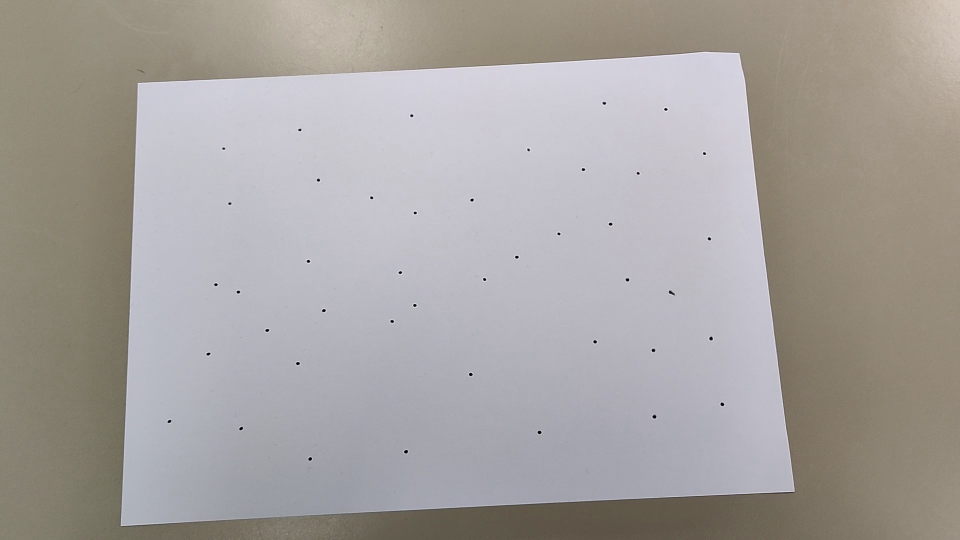
#> input picture imagenes/puntos_0365.jpg, 1920 x 1080 px, found by its file name (shown at 1/2 size)
$ python canny_alpha.py
#> lines starting #> are read from the running program, lines starting #| are printed output that depends on the picture; after the words box and inside, x2 and y2 are one past the last pixel; in counts of white or black regions, pixels touching at a corner belong together
import cv2
import numpy as np

lista_areas = []

img = cv2.imread('/home/ptrenchs/Escritorio/TFM/imagenes/puntos_0365.jpg')
#> img is the input picture: shape (1080, 1920, 3); mean B, G, R 159.6, 162.3, 166.5
filas,columnas,calnales = img.shape
#> filas = 1080; columnas = 1920; calnales = 3
# img = cv2.resize(img, (columnas * 2, filas * 2))
img = cv2.blur(img, (5,5))

# Aplicando Canny
for i in range(2):
    for j in range(2):
        canny = cv2.Canny(img, 50 * (i + 1), 50 * (j + 1))
        cv2.imshow(f'Canny threshold1 {50 * (i + 1)} and threshold2 {50 * (j + 1)}', cv2.resize(canny, (columnas // 2, filas // 2)))
#> this loop made 2 passes
#> pass 1, `cv2.imshow(f'Canny threshold1 {50 * (i + 1)} and threshold2 {50 * (j +..`:
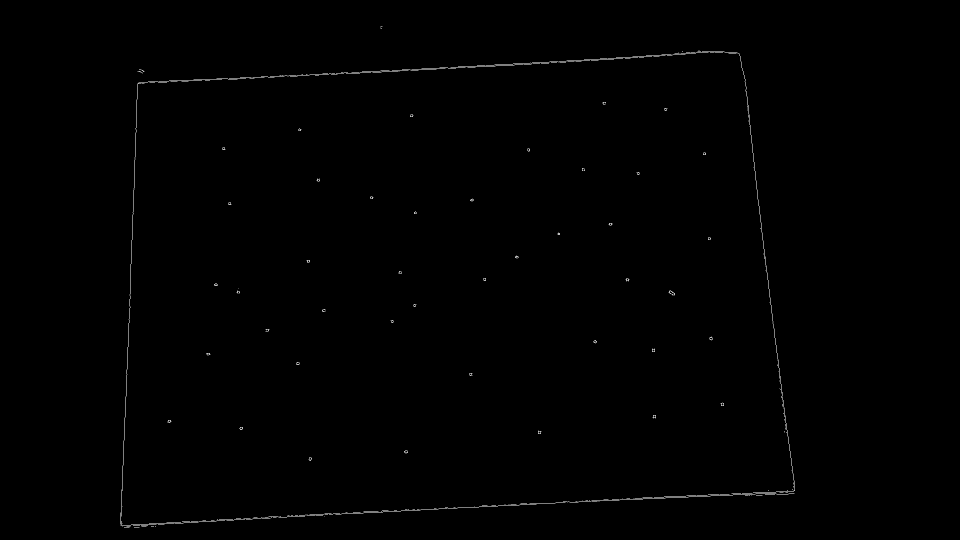
#> window 'Canny threshold1 50 and thresh': shape (540, 960); min 0, max 191, mean 0.9
#> after the loop:
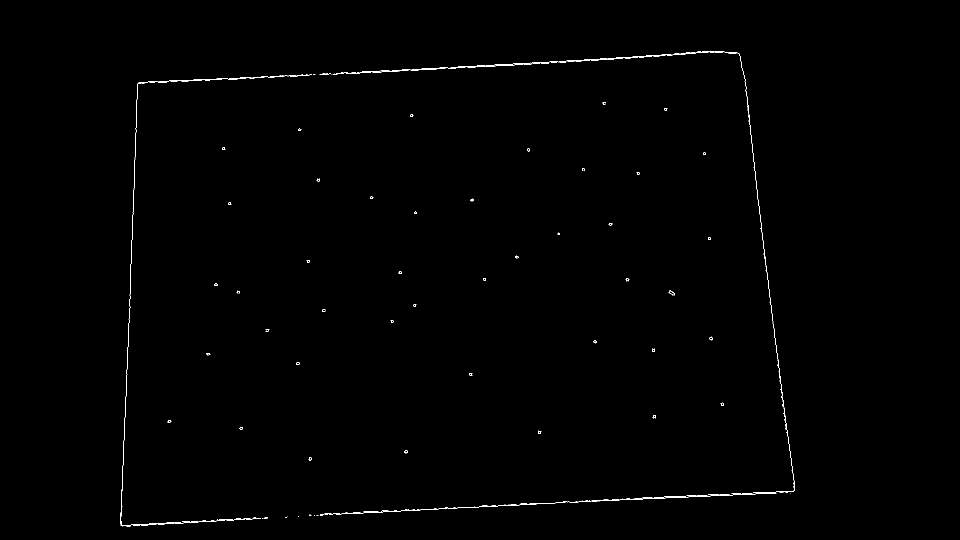
#> canny: shape (1080, 1920) (shown at 1/2 size); 0.32% white in thin lines or dots, all inside (x1, y1, x2, y2) = (240, 102, 1590, 1054)

cv2.waitKey(0)
cv2.destroyAllWindows()

$ run again, with imagenes/35B70AR30OR_2_def_281.png saved as imagenes/puntos_0365.jpg
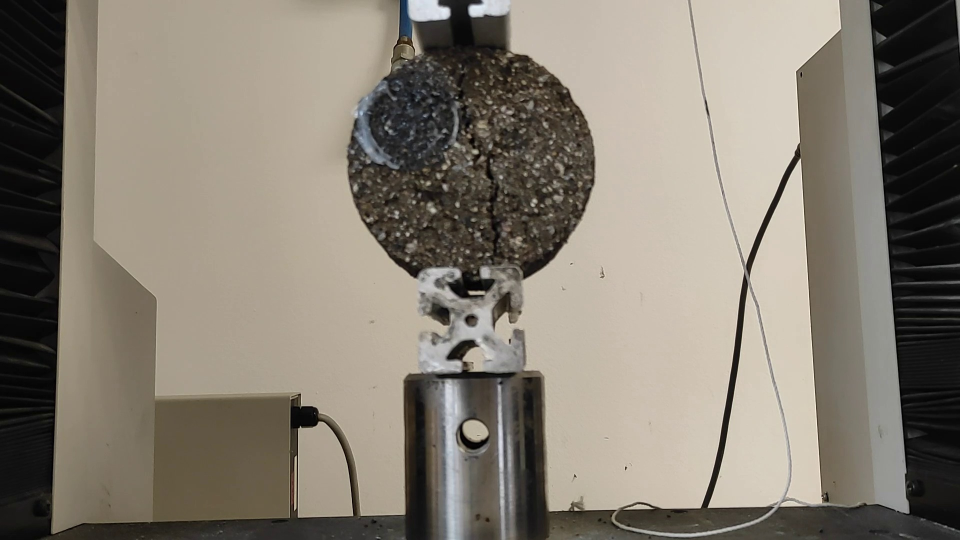
#> input picture imagenes/35B70AR30OR_2_def_281.png, 1920 x 1080 px, found by its file name (shown at 1/2 size)
#> img is the input picture: shape (1080, 1920, 3); mean B, G, R 113.3, 124.8, 132.2
#> the loop `for i in range(2):` made 2 passes
#> pass 1, `cv2.imshow(f'Canny threshold1 {50 * (i + 1)} and threshold2 {50 * (j +..`:
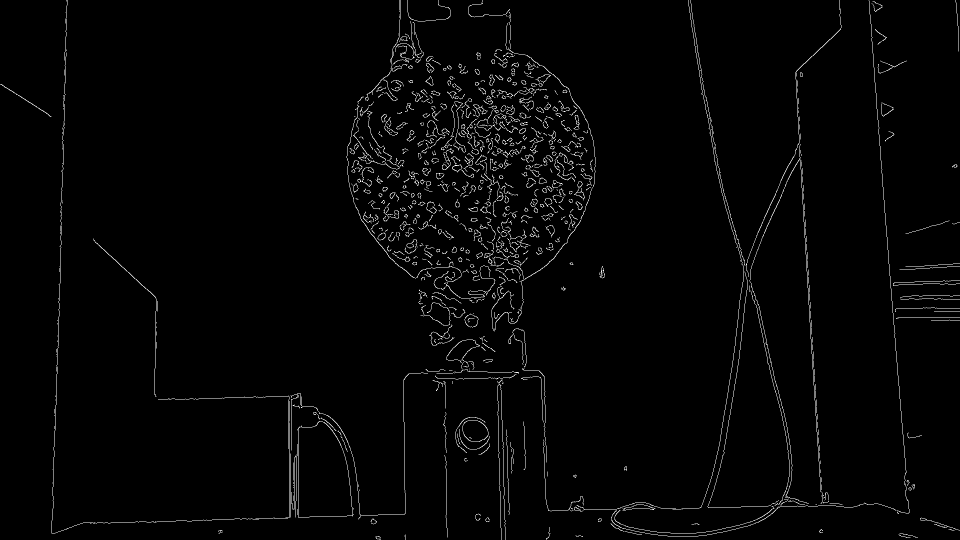
#> window 'Canny threshold1 50 and thresh': shape (540, 960); min 0, max 255, mean 5
#> after the loop `for i in range(2):`:
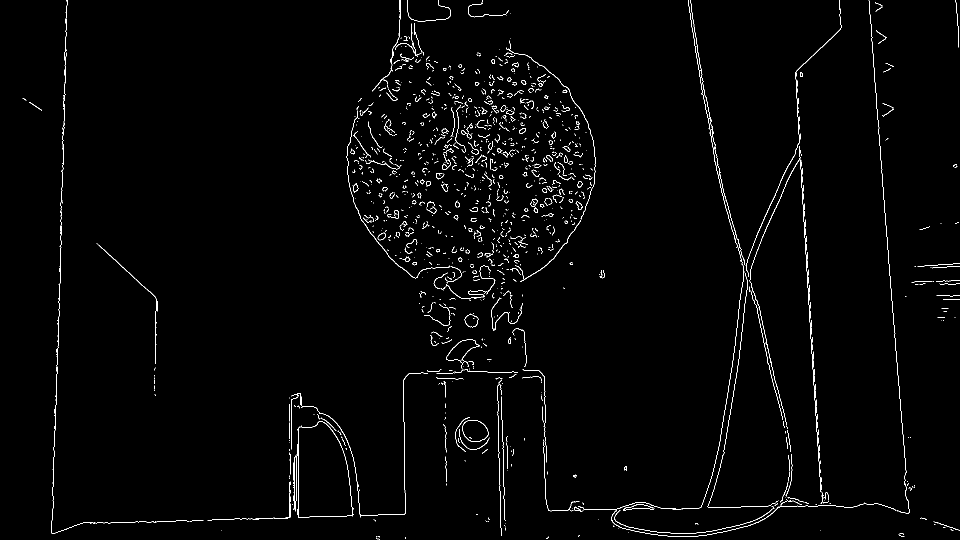
#> canny: shape (1080, 1920) (shown at 1/2 size); 1.4% white in thin lines or dots
